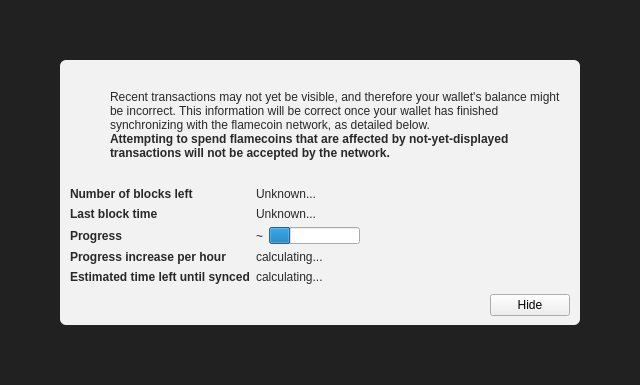
<?xml version="1.0" encoding="UTF-8"?>
<ui version="4.0">
 <class>ModalOverlay</class>
 <widget class="ModalOverlay" name="ModalOverlay">
  <property name="geometry">
   <rect>
    <x>0</x>
    <y>0</y>
    <width>640</width>
    <height>385</height>
   </rect>
  </property>
  <property name="windowTitle">
   <string>Form</string>
  </property>
  <layout class="QVBoxLayout" name="verticalLayout" stretch="0">
   <property name="sizeConstraint">
    <enum>QLayout::SetDefaultConstraint</enum>
   </property>
   <property name="leftMargin">
    <number>0</number>
   </property>
   <property name="topMargin">
    <number>0</number>
   </property>
   <property name="rightMargin">
    <number>0</number>
   </property>
   <property name="bottomMargin">
    <number>0</number>
   </property>
   <item>
    <widget class="QWidget" name="bgWidget" native="true">
     <property name="styleSheet">
      <string notr="true">#bgWidget { background: rgba(0,0,0,220); }</string>
     </property>
     <layout class="QVBoxLayout" name="verticalLayoutMain" stretch="1">
      <property name="leftMargin">
       <number>60</number>
      </property>
      <property name="topMargin">
       <number>60</number>
      </property>
      <property name="rightMargin">
       <number>60</number>
      </property>
      <property name="bottomMargin">
       <number>60</number>
      </property>
      <item>
       <widget class="QWidget" name="contentWidget" native="true">
        <property name="styleSheet">
         <string notr="true">#contentWidget { background: rgba(255,255,255,240); border-radius: 6px; }

QLabel { color: rgb(40,40,40);  }</string>
        </property>
        <layout class="QVBoxLayout" name="verticalLayoutSub" stretch="1,0,0,0">
         <property name="spacing">
          <number>0</number>
         </property>
         <property name="leftMargin">
          <number>10</number>
         </property>
         <property name="topMargin">
          <number>10</number>
         </property>
         <property name="rightMargin">
          <number>10</number>
         </property>
         <property name="bottomMargin">
          <number>10</number>
         </property>
         <item>
          <layout class="QHBoxLayout" name="horizontalLayoutIconText" stretch="0,1">
           <property name="topMargin">
            <number>20</number>
           </property>
           <item>
            <layout class="QVBoxLayout" name="verticalLayoutIcon">
             <property name="leftMargin">
              <number>0</number>
             </property>
             <item>
              <widget class="QPushButton" name="warningIcon">
               <property name="enabled">
                <bool>false</bool>
               </property>
               <property name="text">
                <string/>
               </property>
               <property name="icon">
                <iconset>
                 <normaloff>:/icons/warning</normaloff>
                 <disabledoff>:/icons/warning</disabledoff>:/icons/warning</iconset>
               </property>
               <property name="iconSize">
                <size>
                 <width>48</width>
                 <height>48</height>
                </size>
               </property>
               <property name="flat">
                <bool>true</bool>
               </property>
              </widget>
             </item>
             <item>
              <spacer name="verticalSpacerWarningIcon">
               <property name="orientation">
                <enum>Qt::Vertical</enum>
               </property>
               <property name="sizeHint" stdset="0">
                <size>
                 <width>20</width>
                 <height>40</height>
                </size>
               </property>
              </spacer>
             </item>
            </layout>
           </item>
           <item>
            <layout class="QVBoxLayout" name="verticalLayoutInfoText">
             <property name="leftMargin">
              <number>0</number>
             </property>
             <property name="topMargin">
              <number>0</number>
             </property>
             <item>
              <widget class="QLabel" name="infoText">
               <property name="text">
                <string>Recent transactions may not yet be visible, and therefore your wallet's balance might be incorrect. This information will be correct once your wallet has finished synchronizing with the flamecoin network, as detailed below.</string>
               </property>
               <property name="textFormat">
                <enum>Qt::RichText</enum>
               </property>
               <property name="wordWrap">
                <bool>true</bool>
               </property>
              </widget>
             </item>
             <item>
              <widget class="QLabel" name="infoTextStrong">
               <property name="font">
                <font>
                 <weight>75</weight>
                 <bold>true</bold>
                </font>
               </property>
               <property name="text">
                <string>Attempting to spend flamecoins that are affected by not-yet-displayed transactions will not be accepted by the network.</string>
               </property>
               <property name="textFormat">
                <enum>Qt::RichText</enum>
               </property>
               <property name="wordWrap">
                <bool>true</bool>
               </property>
              </widget>
             </item>
             <item>
              <spacer name="verticalSpacerInTextSpace">
               <property name="orientation">
                <enum>Qt::Vertical</enum>
               </property>
               <property name="sizeHint" stdset="0">
                <size>
                 <width>20</width>
                 <height>40</height>
                </size>
               </property>
              </spacer>
             </item>
            </layout>
           </item>
          </layout>
         </item>
         <item>
          <spacer name="verticalSpacerAfterText">
           <property name="orientation">
            <enum>Qt::Vertical</enum>
           </property>
           <property name="sizeHint" stdset="0">
            <size>
             <width>20</width>
             <height>40</height>
            </size>
           </property>
          </spacer>
         </item>
         <item>
          <layout class="QFormLayout" name="formLayout">
           <property name="fieldGrowthPolicy">
            <enum>QFormLayout::FieldsStayAtSizeHint</enum>
           </property>
           <property name="horizontalSpacing">
            <number>6</number>
           </property>
           <property name="verticalSpacing">
            <number>6</number>
           </property>
           <property name="topMargin">
            <number>10</number>
           </property>
           <item row="0" column="0">
            <widget class="QLabel" name="labelNumberOfBlocksLeft">
             <property name="font">
              <font>
               <weight>75</weight>
               <bold>true</bold>
              </font>
             </property>
             <property name="text">
              <string>Number of blocks left</string>
             </property>
            </widget>
           </item>
           <item row="0" column="1">
            <widget class="QLabel" name="numberOfBlocksLeft">
             <property name="text">
              <string>Unknown...</string>
             </property>
            </widget>
           </item>
           <item row="1" column="0">
            <widget class="QLabel" name="labelLastBlockTime">
             <property name="font">
              <font>
               <weight>75</weight>
               <bold>true</bold>
              </font>
             </property>
             <property name="text">
              <string>Last block time</string>
             </property>
            </widget>
           </item>
           <item row="1" column="1">
            <widget class="QLabel" name="newestBlockDate">
             <property name="sizePolicy">
              <sizepolicy hsizetype="Maximum" vsizetype="Preferred">
               <horstretch>0</horstretch>
               <verstretch>0</verstretch>
              </sizepolicy>
             </property>
             <property name="text">
              <string>Unknown...</string>
             </property>
            </widget>
           </item>
           <item row="2" column="0">
            <widget class="QLabel" name="labelSyncDone">
             <property name="font">
              <font>
               <weight>75</weight>
               <bold>true</bold>
              </font>
             </property>
             <property name="text">
              <string>Progress</string>
             </property>
            </widget>
           </item>
           <item row="2" column="1">
            <layout class="QHBoxLayout" name="horizontalLayoutSync" stretch="0,1">
             <item>
              <widget class="QLabel" name="percentageProgress">
               <property name="text">
                <string notr="true">~</string>
               </property>
              </widget>
             </item>
             <item>
              <widget class="QProgressBar" name="progressBar">
               <property name="value">
                <number>24</number>
               </property>
               <property name="format">
                <string/>
               </property>
              </widget>
             </item>
            </layout>
           </item>
           <item row="4" column="0">
            <widget class="QLabel" name="labelProgressIncrease">
             <property name="font">
              <font>
               <weight>75</weight>
               <bold>true</bold>
              </font>
             </property>
             <property name="text">
              <string>Progress increase per hour</string>
             </property>
            </widget>
           </item>
           <item row="4" column="1">
            <widget class="QLabel" name="progressIncreasePerH">
             <property name="text">
              <string>calculating...</string>
             </property>
            </widget>
           </item>
           <item row="5" column="0">
            <widget class="QLabel" name="labelEstimatedTimeLeft">
             <property name="font">
              <font>
               <weight>75</weight>
               <bold>true</bold>
              </font>
             </property>
             <property name="text">
              <string>Estimated time left until synced</string>
             </property>
            </widget>
           </item>
           <item row="5" column="1">
            <widget class="QLabel" name="expectedTimeLeft">
             <property name="text">
              <string>calculating...</string>
             </property>
            </widget>
           </item>
          </layout>
         </item>
         <item>
          <layout class="QHBoxLayout" name="horizontalLayoutButtons">
           <property name="leftMargin">
            <number>10</number>
           </property>
           <property name="topMargin">
            <number>10</number>
           </property>
           <item>
            <spacer name="horizontalSpacer">
             <property name="orientation">
              <enum>Qt::Horizontal</enum>
             </property>
             <property name="sizeHint" stdset="0">
              <size>
               <width>40</width>
               <height>20</height>
              </size>
             </property>
            </spacer>
           </item>
           <item>
            <widget class="QPushButton" name="closeButton">
             <property name="text">
              <string>Hide</string>
             </property>
            </widget>
           </item>
          </layout>
         </item>
        </layout>
       </widget>
      </item>
     </layout>
    </widget>
   </item>
  </layout>
 </widget>
 <customwidgets>
  <customwidget>
   <class>ModalOverlay</class>
   <extends>QWidget</extends>
   <header>modaloverlay.h</header>
   <container>1</container>
  </customwidget>
 </customwidgets>
 <resources/>
 <connections/>
</ui>
